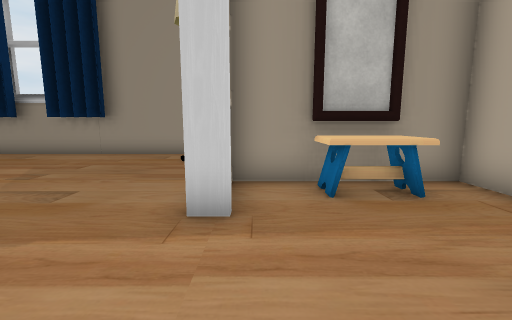
View 1 (above)

17 first-person views from a walk through a 3-D level made in the Unity game engine. The camera is 1.2 m above the floor, tilts 8° down and sees 90° across. Doors are open. The floor is counted in squares, 1 m on a side. Each view is taken from the middle of a square. On the plan, view 1 faces up. The plan holds only what a view shows up to about 12 squares ahead; the rest is blank. The player is left out. Some animated figures are left out. Some surface patterns are stand-ins.

View 2
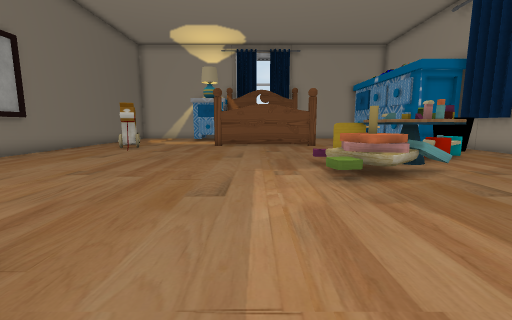

View 3
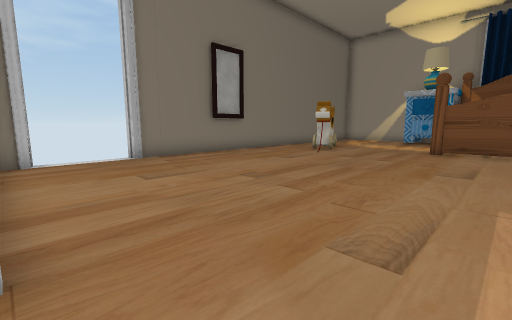

View 4
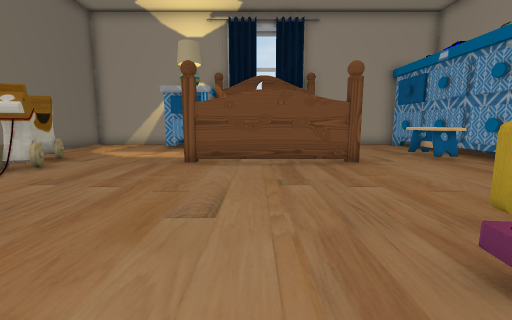

View 5
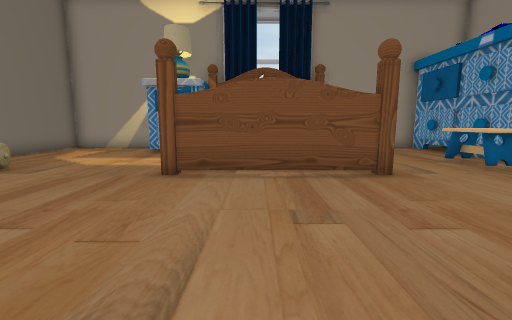

View 6
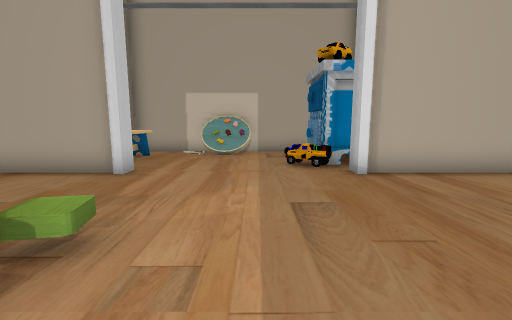

View 7
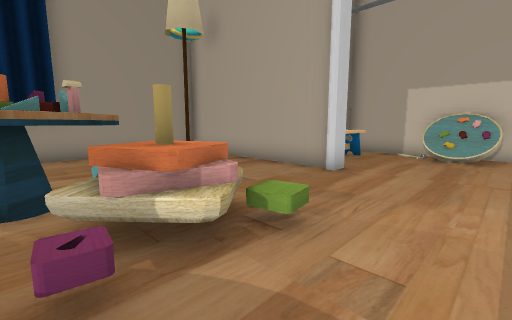

View 8
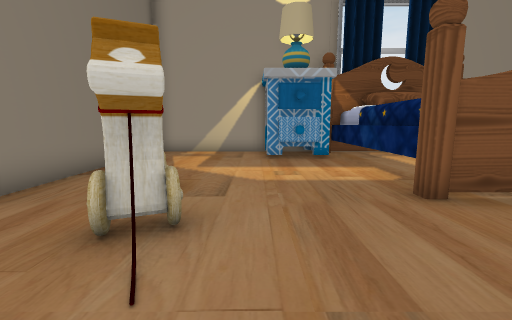

View 9
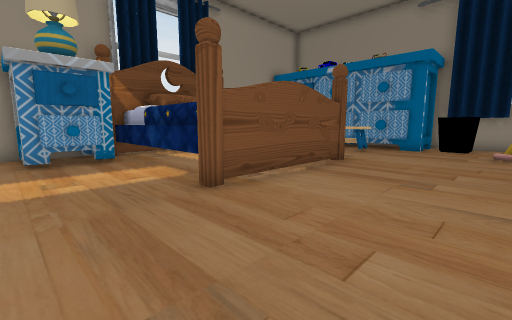

View 10
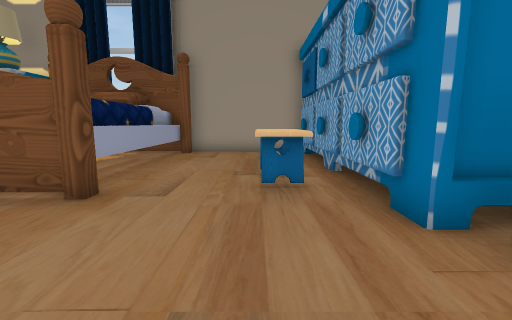

View 11
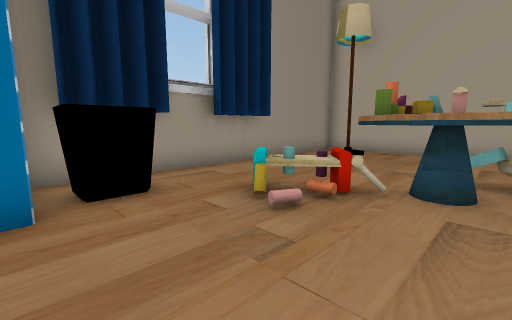

View 12
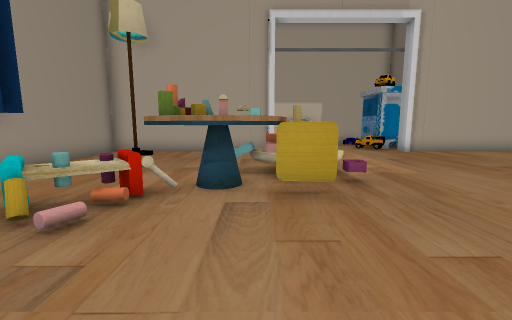

View 13
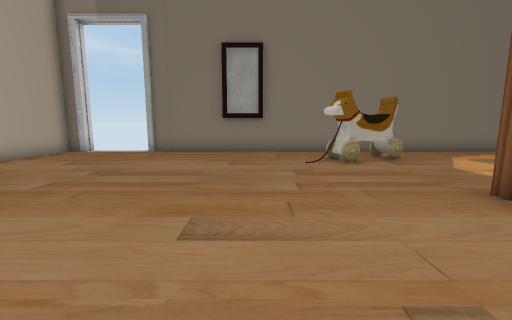

View 14
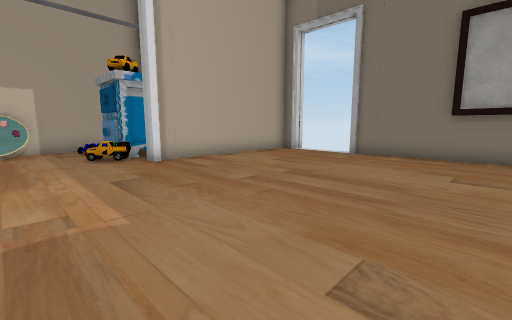

View 15
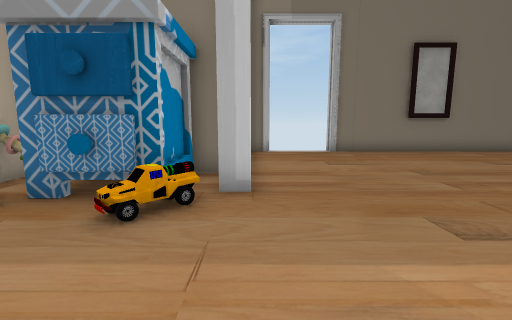

View 16
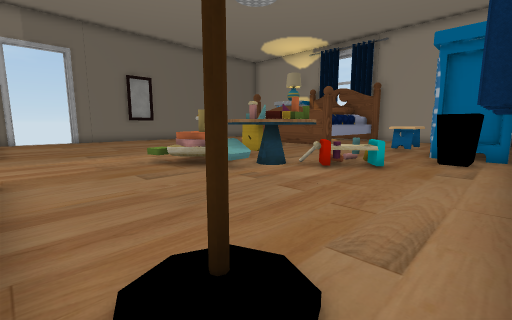

View 17
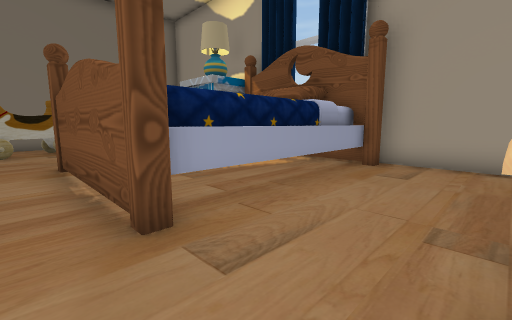

### Floor plan
Key: @ floor where view 1 was taken; # wall or solid block; x gap in a wall; . floor; D open door; ~ liquid the walk can cross; M mirror; T table; R ring; O other object.
Columns run from 21 left of view 1 to 5 right of it. Each row starts with its distance up from view 1.
 11          #############
 10          #...........#
  9          #OO.......O.#
  8  #########...........#
  7 #.....OO....OO.......#
  6 #.....OO.....TTT.....#
  5 #............TTT..DDD#OMO#
  4 #............TTT..DDD.OOO#
  3 ##OOOOOO#....O.OO........#
  2  #OOOOOOO...............O#
  1   OO    O...............~O
  0   OO    O............@....#
 -1  #OOOOO O............O....#
 -2  #OOOOOO#............#OOO##
 -3  OOO..............DDD#O R#
 -4  OOO..............DDD#O  #
 -5 #....................#
 -6 #........OO..........#
 -7 #......OOO...........#
 -8 #....................#
 -9 #...........MM..#DDD##
-10 ############  ###x  #

Where each view was taken, in squares from view 1:
view 1: 0 up, 0 right, facing up
view 2: 0 up, 1 right, facing left
view 3: 0 up, 1 left, facing down-left
view 4: 0 up, 5 left, facing left
view 5: 0 up, 7 left, facing left
view 6: 0 up, 7 left, facing right
view 7: 0 up, 7 left, facing up-right
view 8: 5 down, 9 left, facing left
view 9: 5 down, 9 left, facing up-left
view 10: 6 up, 9 left, facing left
view 11: 4 up, 12 left, facing up-right
view 12: 4 up, 12 left, facing right
view 13: 2 up, 9 left, facing down
view 14: 1 up, 9 left, facing down-right
view 15: 2 up, 1 left, facing down
view 16: 10 up, 1 left, facing down-left
view 17: 6 up, 12 left, facing down-left
